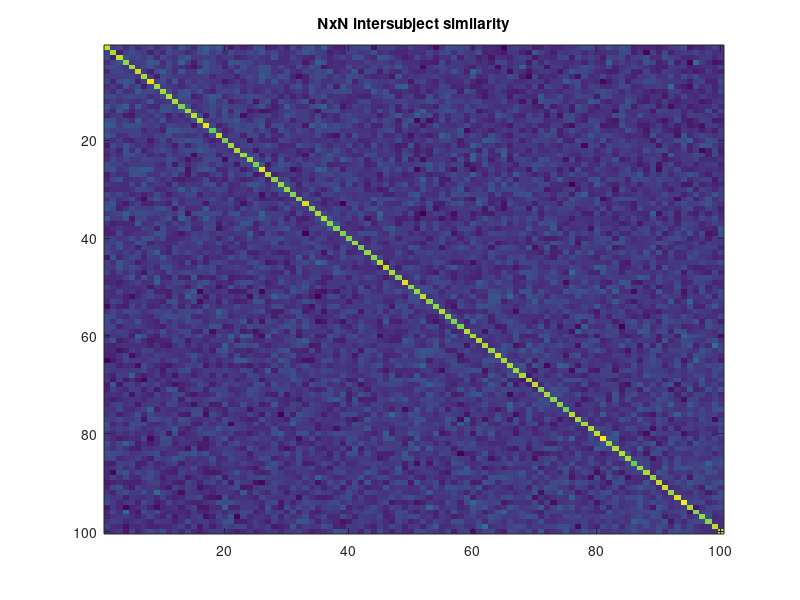
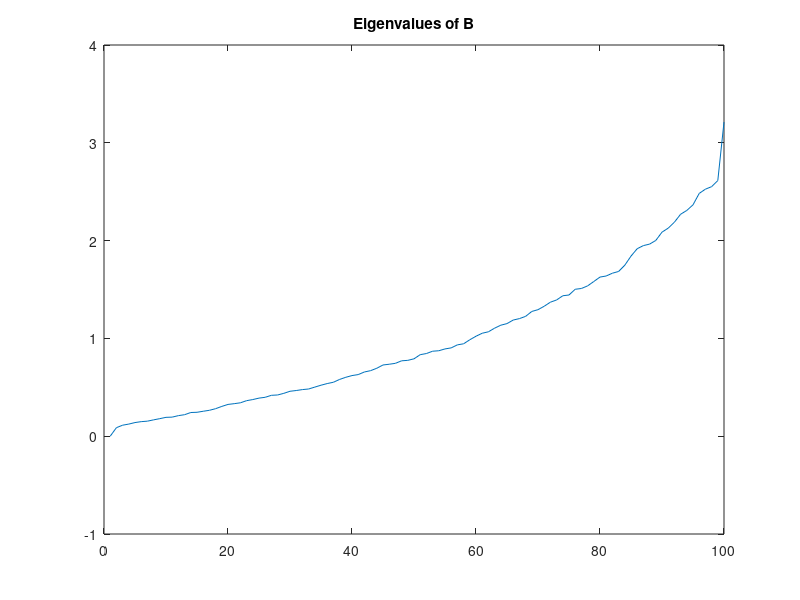

These figures' MATLAB source, in order:
N = 100;     % Number of subjects
M = 200;    % Number of voxels/imaging features combined in generative modoel
Mpca = 20;  % For linear regression approach, number of pca components to use
nRlz = 1000; % Number of releasations

sig2M = 0.4; % Morphometric variance -- Set this [0,1] so that m2 is same as sig2M
sig2E = 1-sig2M;
m2 = sig2M / (sig2M + sig2E); % Morphometricity


% Morphometry 
X = ones(N,1); beta = [1];
Z = rand(N,M) + 0.1*linspace(0,1,N)';
Z = Z - mean(Z); % Center each voxel over subjects
Z = Z ./ std(Z); % Standardize each voxel over subjects

% Mophmetric similarity -- Compute similarity between subjects over voxels
% (This is *not* the correlation between subjects -- that would require centering
% standardising each subject's data, instead of each voxel).
B = Z*Z'/M; 

[V,D]=eig(B);
D1 = [diag(D) ones(N,1)];

% XB - PCA based approximation of Z
if Mpca>=M
    Mpca=M;
    XB = Z;
else
    XB = V(:,end-Mpca+1:end);
end

% Plot
figure(1)
imagesc(B);title('NxN intersubject similarity')
figure(2)
plot(diag(D));title('Eigenvalues of B')

% Simulate
[sig2Mh,sig2Eh,R2XB]=deal(zeros(nRlz,1)); % sig2M-hat, sig2E-hat
for i=1:nRlz
    u   = randn(M,1)*sqrt(sig2M/M);
    eps = randn(N,1)*sqrt(sig2E);

    Y = X*beta + Z*u + eps;
    
    % Estimate variance components with FPHI approach
    % Ganjgahi et al. (2015) https://doi.org/10.1016/j.neuroimage.2015.03.005 
    Ys = V'*Y;
    Xs = V'*X;
    es = Ys - Xs*pinv(Xs)*Ys;
    tmp = pinv(D1)*(es.^2);
    sig2Mh(i) = tmp(1);
    sig2Eh(i) = tmp(2);

    % Estimate linear regression approximation
    bbh = pinv([X XB])*Y;  % "beta_b - hat"
    SStot = sum((Y - mean(Y)).^2);
    SSexp = sum(([XB]*bbh(size(X,2)+1:end)).^2);
    R2XB(i) = SSexp/SStot;
end

% Estimate m2-hat
m2h = sig2Mh ./ (sig2Mh + sig2Eh);


% Report...

fprintf('N: %d   M: %d   Mpca: %d   nRlz: %d   \n',N,M,Mpca,nRlz);
fprintf('Tru-m2: %0.4f  Est-m2: %0.4f  R2_XB: %0.4f\n',...
        m2,mean(m2h),mean(R2XB))

% Gory detail on bias/variance/mse... needed to make sure I was estimating 
% variaince components well
if (0)
    RelBias=@(x,mu)[(mean(x)-mu)/mu];
    RelStd =@(x,mu)[std(x)/mu];
    RelrMSE=@(x,mu)[sqrt(mean((x-mu).^2))/mu]; % relative root MSE
    fprintf('sig2M: Bias % .1f%%  Std %5.1f%%  rMSE %5.1f%%\n',...
            100*RelBias(sig2Mh,sig2M),...
            100*RelStd( sig2Mh,sig2M),...
            100*RelrMSE(sig2Mh,sig2M));
    fprintf('sig2E: Bias % .1f%%  Std %5.1f%%  rMSE %5.1f%%\n',...
            100*RelBias(sig2Eh,sig2E),...
            100*RelStd( sig2Eh,sig2E),...
            100*RelrMSE(sig2Eh,sig2E));
    fprintf('m2:    Bias % .1f%%  Std %5.1f%%  rMSE %5.1f%%\n',...
            100*RelBias(m2h,m2),...
            100*RelStd( m2h,m2),...
            100*RelrMSE(m2h,m2));
end
